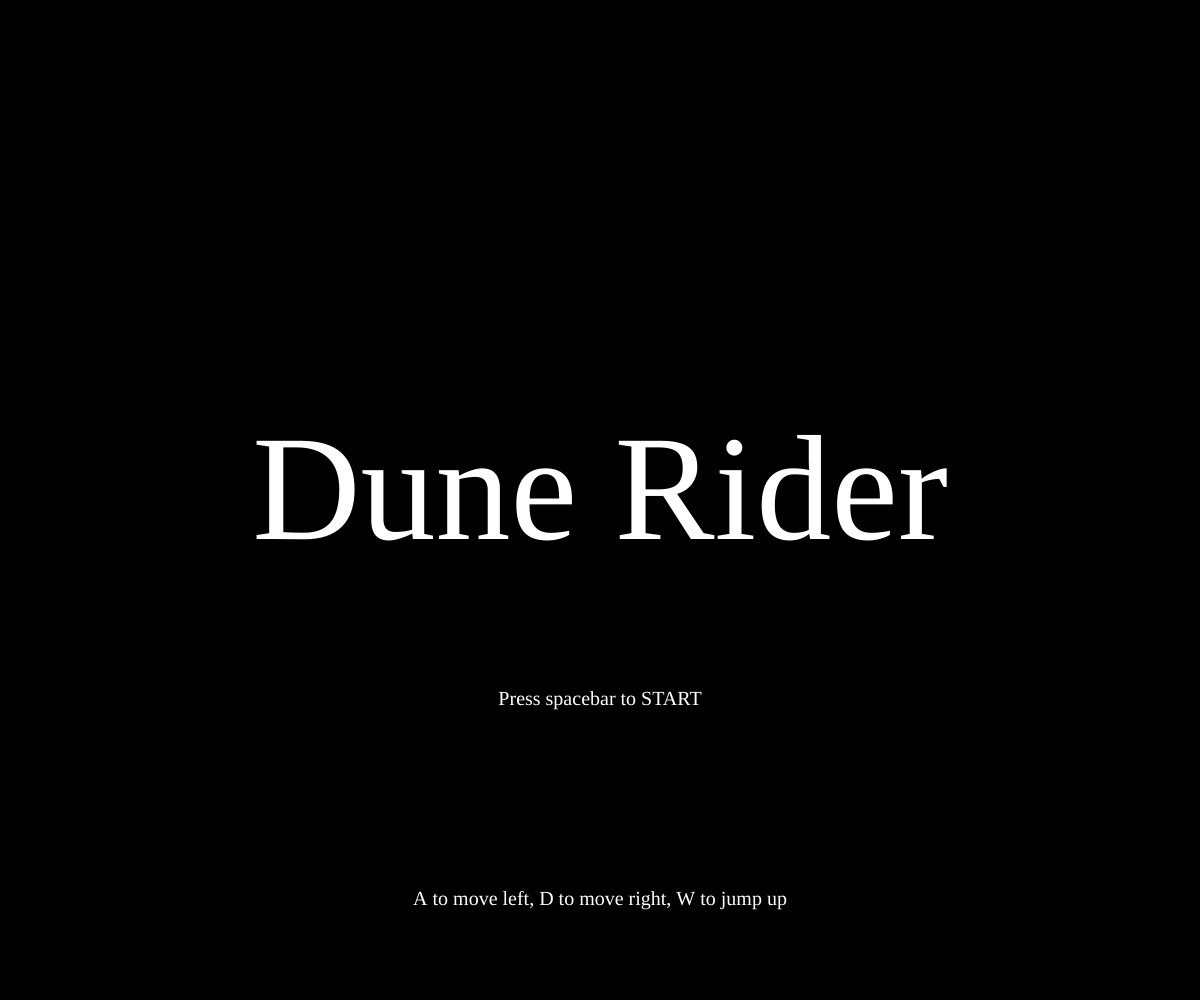
Frame 1 (no input)
Frame 60 (no input): identical to frame 1, image omitted
Frame 120 (the mouse pressed at the canvas centre since frame 60): identical to frame 1, image omitted

The p5.js sketch that drew this single still picture (run headless with seeded random() and noise() and a simulated clock; from frame 60 on, the mouse is pressed at the canvas centre):

// p5.js sketch
// ── sketch.js
/*

The Game Project

1 - Background Scenery

Use p5 drawing functions such as rect, ellipse, line, triangle and
point to draw the scenery as set out in the code comments. The items
should appear next to the text titles.

Each bit of scenery is worth two marks:

0 marks = not a reasonable attempt
1 mark = attempted but it's messy or lacks detail
2 marks = you've used several shape functions to create the scenery

I've given titles and chosen some base colours, but feel free to
imaginatively modify these and interpret the scenery titles loosely to
match your game theme.

WARNING: Do not get too carried away. If you're shape takes more than 15 lines of code to draw then you've probably over done it.


*/
var gameChar_x;
var gameChar_y;
var cloud;
var canvasX;
var canvasY;
var worldWidth;
var worldHeight;
var mountainrange;
var stumpStart;
var ground;
var isLeft;
var isRight;
var isPlummeting;
var isJumping;
var gameChar_yvelocity;
var gravity;
var jumpStrength;
var isJumping = false;
var waterbottle;
var mountainrange;
var gameState;
var gameEnd;
var pitsArray;
var cloudArray;
var overPit;
function setup() {
  createCanvas(windowWidth, windowHeight);
  cloud = {
    pos1: {
      x: -200 - random(0, 600),
      y: random(10, 250),
      scale: random(0.5, 1),
    },
  };
  cloudArray = [];
  for (let i = 0; i < 6; i++) {
    cloud = {
      pos: {
        X: -200 - random(0, 600),
        Y: random(10, 250),
        scale: random(0.5, 1),
      },
      speed: random(0.1, 1),
      colour: random(150, 255),
    };
    cloudArray.push(cloud);
  }

  console.log(cloudArray);
  mountainrange = [];
  for (let i = 0; i < 7; i++) {
    mountainrange.push(i * 1200);
  }
  stumpStart = [];
  for (let i = 0; i < 9; i++) {
    stumpStart.push(i * 800);
  }
  ground = {
    y: (windowHeight * 6) / 8,
    centre: windowWidth / 2,
  };
  pitsArray = [];
  for (let i = 1; i < 8; i++) {
    pits = {
      x: random(1000, 1500) * i,
      y: ground.y,
      width: random(100, 130),
    };
    pitsArray.push(pits);
  }
  gameChar_x = 0;
  gameChar_y = ground.y;
  gameChar_yvelocity = 0;
  gravity = 0.2;
  jumpStrength = -5;
  waterbottle = {
    X: 1000,
    Y: (windowHeight * 6) / 8 - 30,
    is_found: false,
  };

  gameState = "START";
}

function draw() {
  if (gameState == "START") {
    background(0);
    //stroke(200);
    textSize(150);
    fill(255);
    textFont("Papyrus");
    textAlign(CENTER, CENTER);
    text("Dune Rider", windowWidth / 2, windowHeight / 2);
    textSize(20);
    text("Press spacebar to START", windowWidth / 2, windowHeight / 2 + 200);
    text(
      "A to move left, D to move right, W to jump up",
      windowWidth / 2,
      windowHeight / 2 + 400,
    );
  } else if (gameState == "PLAY") {
    background(250, 206, 152);
    worldHeight = 1000;
    worldWidth = 8000;
    noStroke();
    //SUN
    push();
    fill(255, 60, 0);
    ellipse(ground.centre, ground.y, ground.centre, ground.centre);
    fill(255, 60, 0, 100);
    ellipse(ground.centre, ground.y, ground.centre + 100, ground.centre + 100);
    fill(255, 60, 0, 50);
    ellipse(ground.centre, ground.y, ground.centre + 200, ground.centre + 200);
    rect(ground.centre - ground.centre);
    pop();
    //Desert Ground
    fill(237, 201, 138);
    rect(0, ground.y, windowWidth, (windowHeight * 2) / 8); //draw some green ground

    //Clouds
    for (let i = 0; i < cloudArray.length; i++) {
      fill(cloudArray[i].colour);
      rect(
        cloudArray[i].pos.X + 10 * cloudArray[i].pos.scale,
        cloudArray[i].pos.Y,
        180 * cloudArray[i].pos.scale,
        50 * cloudArray[i].pos.scale,
      );
      ellipse(
        cloudArray[i].pos.X + 10 * cloudArray[i].pos.scale,
        cloudArray[i].pos.Y,
        100 * cloudArray[i].pos.scale,
        100 * cloudArray[i].pos.scale,
      );
      ellipse(
        cloudArray[i].pos.X + 100 * cloudArray[i].pos.scale,
        cloudArray[i].pos.Y,
        100 * cloudArray[i].pos.scale,
        100 * cloudArray[i].pos.scale,
      );
      ellipse(
        cloudArray[i].pos.X + 190 * cloudArray[i].pos.scale,
        cloudArray[i].pos.Y,
        100 * cloudArray[i].pos.scale,
        100 * cloudArray[i].pos.scale,
      );
      if (cloudArray[i].pos.X > -200 && cloudArray[i].pos.X < windowWidth) {
        cloudArray[i].pos.X += cloudArray[i].speed;
        //console.log(cloudArray[i]_posX);
      } else {
        cloudArray[i].pos.Y = random(10, 250);
        cloudArray[i].pos.scale = random(0.5, 1);
        cloudArray[i].pos.X = -199;
        //console.log(cloudArray[i]_posY);
      }
    }
    //2. a mountain in the distance

    //... add your code here
    //mountain range 1-8
    for (let i = 0; i < 7; i++) {
      fill(196, 132, 90);
      triangle(
        mountainrange[i] + 150,
        ground.y,
        mountainrange[i] + 300,
        (windowHeight * 3) / 8,
        mountainrange[i] + 450,
        ground.y,
      );
      fill(140, 76, 48);
      triangle(
        mountainrange[i],
        ground.y,
        mountainrange[i] + 150,
        (windowHeight * 2) / 8,
        mountainrange[i] + 300,
        ground.y,
      );
      fill(140, 76, 48);
      triangle(
        mountainrange[i] + 300,
        ground.y,
        mountainrange[i] + 450,
        (windowHeight * 2) / 8,
        mountainrange[i] + 600,
        ground.y,
      );
    }
    //jo
    //cacti 1-10
    for (let i = 0; i < 9; i++) {
      fill(67, 124, 79);
      rect(stumpStart[i], ground.y - 80, 20, 80, 90, 90, 0, 0);
      rect(stumpStart[i] - 25, ground.y - 45, 25, 15, 0, 0, 0, 90);
      rect(stumpStart[i] - 25, ground.y - 90, 15, 45, 90, 90, 0, 0);
      rect(stumpStart[i] + 20, ground.y - 60, 20, 15, 0, 0, 90, 0);
      rect(stumpStart[i] + 25, ground.y - 100, 15, 50, 90, 90, 0, 0);
    }

    //4. a canyon
    //NB. the canyon should go from ground-level to the bottom of the screen
    overPit = false;
    for (let i = 0; i < pitsArray.length; i++) {
      fill(92, 58, 38);
      rect(
        pitsArray[i].x,
        pitsArray[i].y,
        pitsArray[i].width,
        windowHeight - ground.y,
      );
      if (
        gameChar_x > pitsArray[i].x &&
        gameChar_x < pitsArray[i].x + pitsArray[i].width
      ) {
        overPit = true;
      }
    }
    //... add your code here

    // //5. a collectable token - eg. a jewel, fruit, coins
    if (dist(gameChar_x, gameChar_y - 40, waterbottle.x, waterbottle.y) < 20) {
      console.log("triggered");
      waterbottle.is_found = true;
    }
    if (waterbottle.is_found == false) {
      fill(0, 200, 255);
      rect(waterbottle.x, waterbottle.y, 10, 20, 90, 90, 10, 10);
      fill(255);
      rect(waterbottle.x + 2.5, waterbottle.y - 5, 5, 5, 0, 0, 50, 50);
      rect(waterbottle.x, waterbottle.y + 5, 10, 5);
    }
    if (waterbottle.is_found == true) {
      fill(0);
      textSize(30);
      push();
      text("1/10 waterbottles found!", 20, 30);
      pop();
    }
    //the game character
    if (isLeft && isJumping) {
      // add your jumping-left code
      //head
      fill(237, 201, 175);
      ellipse(gameChar_x, gameChar_y - 60, 20, 20);
      //legs
      fill(140, 120, 90);
      quad(
        gameChar_x - 8,
        gameChar_y - 25,
        gameChar_x - 3,
        gameChar_y - 25,
        gameChar_x - 8,
        gameChar_y,
        gameChar_x - 13,
        gameChar_y,
      );
      quad(
        gameChar_x + 2,
        gameChar_y - 25,
        gameChar_x + 7,
        gameChar_y - 25,
        gameChar_x + 12,
        gameChar_y,
        gameChar_x + 7,
        gameChar_y,
      );
      //arms left
      fill(210, 170, 120);
      quad(
        gameChar_x - 12,
        gameChar_y - 42,
        gameChar_x - 7,
        gameChar_y - 42,
        gameChar_x - 17,
        gameChar_y - 57,
        gameChar_x - 22,
        gameChar_y - 57,
      );
      //shoulders left
      fill(193, 154, 107);
      ellipse(gameChar_x - 9, gameChar_y - 42, 7, 7);
      //torso
      fill(180, 120, 60);
      rect(gameChar_x - 10, gameChar_y - 50, 20, 30, 10, 10, 90, 90);

      //arms right
      fill(210, 170, 120);
      quad(
        gameChar_x + 3,
        gameChar_y - 45,
        gameChar_x + 8,
        gameChar_y - 45,
        gameChar_x + 18,
        gameChar_y - 63,
        gameChar_x + 13,
        gameChar_y - 63,
      );

      //shoulder right
      fill(193, 154, 107);
      ellipse(gameChar_x + 5, gameChar_y - 45, 7, 7);
      //glasses
      stroke(100);
      line(gameChar_x + 9, gameChar_y - 61, gameChar_x - 10, gameChar_y - 61);
      fill(255, 0, 10);
      ellipse(gameChar_x - 8, gameChar_y - 59, 4, 5);
      ellipse(gameChar_x - 2, gameChar_y - 59, 7, 6);
      //hoverboard
      noStroke();
      fill(60);
      rect(gameChar_x - 18, gameChar_y - 2, 36, 6, 5);

      fill(0);
      ellipse(gameChar_x - 10, gameChar_y + 4, 6, 6);
      ellipse(gameChar_x + 10, gameChar_y + 4, 6, 6);
    } else if (isRight && isJumping) {
      // add your jumping-right code
      // head
      //
      fill(237, 201, 175);
      ellipse(gameChar_x, gameChar_y - 60, 20, 20);

      // legs
      fill(140, 120, 90);
      quad(
        gameChar_x + 8,
        gameChar_y - 25,
        gameChar_x + 3,
        gameChar_y - 25,
        gameChar_x + 8,
        gameChar_y,
        gameChar_x + 13,
        gameChar_y,
      );
      quad(
        gameChar_x - 2,
        gameChar_y - 25,
        gameChar_x - 7,
        gameChar_y - 25,
        gameChar_x - 12,
        gameChar_y,
        gameChar_x - 7,
        gameChar_y,
      );

      // arm right
      fill(210, 170, 120);
      quad(
        gameChar_x + 12,
        gameChar_y - 42,
        gameChar_x + 7,
        gameChar_y - 42,
        gameChar_x + 17,
        gameChar_y - 57,
        gameChar_x + 22,
        gameChar_y - 57,
      );

      // shoulder right
      fill(193, 154, 107);
      ellipse(gameChar_x + 9, gameChar_y - 42, 7, 7);

      // torso
      fill(180, 120, 60);
      rect(gameChar_x - 10, gameChar_y - 50, 20, 30, 10, 10, 90, 90);

      // arm left
      fill(210, 170, 120);
      quad(
        gameChar_x - 3,
        gameChar_y - 45,
        gameChar_x - 8,
        gameChar_y - 45,
        gameChar_x - 18,
        gameChar_y - 63,
        gameChar_x - 13,
        gameChar_y - 63,
      );

      // shoulder left
      fill(193, 154, 107);
      ellipse(gameChar_x - 5, gameChar_y - 45, 7, 7);

      // glasses
      stroke(100);
      line(gameChar_x - 9, gameChar_y - 61, gameChar_x + 10, gameChar_y - 61);
      fill(255, 0, 10);
      ellipse(gameChar_x + 8, gameChar_y - 59, 4, 5);
      ellipse(gameChar_x + 2, gameChar_y - 59, 7, 6);
      //hoverboard
      noStroke();
      fill(60);
      rect(gameChar_x - 18, gameChar_y - 2, 36, 6, 5);

      fill(0);
      ellipse(gameChar_x - 10, gameChar_y + 4, 6, 6);
      ellipse(gameChar_x + 10, gameChar_y + 4, 6, 6);
    } else if (isLeft && !isPlummeting) {
      // add your walking left code
      //head
      fill(237, 201, 175);
      ellipse(gameChar_x, gameChar_y - 60, 20, 20);
      //legs
      fill(140, 120, 90);
      quad(
        gameChar_x - 8,
        gameChar_y - 25,
        gameChar_x - 3,
        gameChar_y - 25,
        gameChar_x - 8,
        gameChar_y,
        gameChar_x - 13,
        gameChar_y,
      );
      quad(
        gameChar_x + 2,
        gameChar_y - 25,
        gameChar_x + 7,
        gameChar_y - 25,
        gameChar_x + 12,
        gameChar_y,
        gameChar_x + 7,
        gameChar_y,
      );
      //arms left
      fill(210, 170, 120);
      quad(
        gameChar_x - 12,
        gameChar_y - 42,
        gameChar_x - 7,
        gameChar_y - 42,
        gameChar_x - 17,
        gameChar_y - 27,
        gameChar_x - 22,
        gameChar_y - 27,
      );
      //shoulders left
      fill(193, 154, 107);
      ellipse(gameChar_x - 9, gameChar_y - 42, 7, 7);
      //torso
      fill(180, 120, 60);
      rect(gameChar_x - 10, gameChar_y - 50, 20, 30, 10, 10, 90, 90);

      //arms right
      fill(210, 170, 120);
      quad(
        gameChar_x + 3,
        gameChar_y - 45,
        gameChar_x + 8,
        gameChar_y - 45,
        gameChar_x + 18,
        gameChar_y - 27,
        gameChar_x + 13,
        gameChar_y - 27,
      );

      //shoulder right
      fill(193, 154, 107);
      ellipse(gameChar_x + 5, gameChar_y - 45, 7, 7);
      //glasses
      stroke(100);
      line(gameChar_x + 9, gameChar_y - 61, gameChar_x - 10, gameChar_y - 61);
      fill(255, 0, 10);
      ellipse(gameChar_x - 8, gameChar_y - 59, 4, 5);
      ellipse(gameChar_x - 2, gameChar_y - 59, 7, 6);
      //hoverboard
      noStroke();
      fill(60);
      rect(gameChar_x - 18, gameChar_y - 2, 36, 6, 5);

      fill(0);
      ellipse(gameChar_x - 10, gameChar_y + 4, 6, 6);
      ellipse(gameChar_x + 10, gameChar_y + 4, 6, 6);
    } else if (isRight && !isPlummeting) {
      // add your walking right code
      fill(237, 201, 175);
      ellipse(gameChar_x, gameChar_y - 60, 20, 20);

      // legs
      fill(140, 120, 90);
      quad(
        gameChar_x + 8,
        gameChar_y - 25,
        gameChar_x + 3,
        gameChar_y - 25,
        gameChar_x + 8,
        gameChar_y,
        gameChar_x + 13,
        gameChar_y,
      );
      quad(
        gameChar_x - 2,
        gameChar_y - 25,
        gameChar_x - 7,
        gameChar_y - 25,
        gameChar_x - 12,
        gameChar_y,
        gameChar_x - 7,
        gameChar_y,
      );

      // arm right
      fill(210, 170, 120);
      quad(
        gameChar_x + 12,
        gameChar_y - 42,
        gameChar_x + 7,
        gameChar_y - 42,
        gameChar_x + 17,
        gameChar_y - 27,
        gameChar_x + 22,
        gameChar_y - 27,
      );

      // shoulder right
      fill(193, 154, 107);
      ellipse(gameChar_x + 9, gameChar_y - 42, 7, 7);

      // torso
      fill(180, 120, 60);
      rect(gameChar_x - 10, gameChar_y - 50, 20, 30, 10, 10, 90, 90);

      // arm left
      fill(210, 170, 120);
      quad(
        gameChar_x - 3,
        gameChar_y - 45,
        gameChar_x - 8,
        gameChar_y - 45,
        gameChar_x - 18,
        gameChar_y - 27,
        gameChar_x - 13,
        gameChar_y - 27,
      );

      // shoulder left
      fill(193, 154, 107);
      ellipse(gameChar_x - 5, gameChar_y - 45, 7, 7);

      // glasses
      stroke(100);
      line(gameChar_x - 9, gameChar_y - 61, gameChar_x + 10, gameChar_y - 61);
      fill(255, 0, 10);
      ellipse(gameChar_x + 8, gameChar_y - 59, 4, 5);
      ellipse(gameChar_x + 2, gameChar_y - 59, 7, 6);
      //hoverboard
      noStroke();
      fill(60);
      rect(gameChar_x - 18, gameChar_y - 2, 36, 6, 5);

      fill(0);
      ellipse(gameChar_x - 10, gameChar_y + 4, 6, 6);
      ellipse(gameChar_x + 10, gameChar_y + 4, 6, 6);
    } else if (isJumping || isPlummeting) {
      // add your jumping facing forwards code
      fill(237, 201, 175);
      ellipse(gameChar_x, gameChar_y - 60, 20, 20);
      //legs
      fill(140, 120, 90);
      rect(gameChar_x - 8, gameChar_y - 25, 7, 25, 10, 10, 10, 10);
      rect(gameChar_x, gameChar_y - 25, 7, 25, 10);
      //torso
      fill(180, 120, 60);
      rect(gameChar_x - 10, gameChar_y - 50, 20, 30, 10, 10, 90, 90);
      //arms
      fill(210, 170, 120);
      rect(gameChar_x - 15, gameChar_y - 62, 5, 20, 90);
      rect(gameChar_x + 10, gameChar_y - 62, 5, 20, 90);
      //shoulders
      fill(193, 154, 107);
      ellipse(gameChar_x - 12, gameChar_y - 42, 7, 7);
      ellipse(gameChar_x + 12, gameChar_y - 42, 7, 7);
      //glasses
      stroke(100);
      line(gameChar_x + 9, gameChar_y - 61, gameChar_x - 10, gameChar_y - 61);
      fill(255, 0, 10);
      ellipse(gameChar_x - 4, gameChar_y - 59, 7, 5);
      ellipse(gameChar_x + 4, gameChar_y - 59, 7, 5);
      //hoverboard
      noStroke();
      fill(60);
      rect(gameChar_x - 18, gameChar_y - 2, 36, 6, 5);
      fill(0);
      ellipse(gameChar_x - 10, gameChar_y + 4, 6, 6);
      ellipse(gameChar_x + 10, gameChar_y + 4, 6, 6);
    } else {
      // add your standing front facing code
      //head
      fill(237, 201, 175);
      ellipse(gameChar_x, gameChar_y - 60, 20, 20);
      //legs
      fill(140, 120, 90);
      rect(gameChar_x - 8, gameChar_y - 25, 7, 25, 10, 10, 10, 10);
      rect(gameChar_x, gameChar_y - 25, 7, 25, 10);
      //torso
      fill(180, 120, 60);
      rect(gameChar_x - 10, gameChar_y - 50, 20, 30, 10, 10, 90, 90);
      //arms
      fill(210, 170, 120);
      rect(gameChar_x - 15, gameChar_y - 42, 5, 20, 0, 0, 90, 90);
      rect(gameChar_x + 10, gameChar_y - 42, 5, 20, 0, 0, 90, 90);
      //shoulders
      fill(193, 154, 107);
      ellipse(gameChar_x - 12, gameChar_y - 42, 7, 7);
      ellipse(gameChar_x + 12, gameChar_y - 42, 7, 7);
      //glasses
      stroke(100);
      line(gameChar_x + 9, gameChar_y - 61, gameChar_x - 10, gameChar_y - 61);
      fill(255, 0, 10);
      ellipse(gameChar_x - 4, gameChar_y - 59, 7, 5);
      ellipse(gameChar_x + 4, gameChar_y - 59, 7, 5);
      //hoverboard
      noStroke();
      fill(60);
      rect(gameChar_x - 18, gameChar_y - 2, 36, 6, 5);

      fill(0);
      ellipse(gameChar_x - 10, gameChar_y + 4, 6, 6);
      ellipse(gameChar_x + 10, gameChar_y + 4, 6, 6);
    }
    if (isJumping || isPlummeting) {
      gameChar_y += gameChar_yvelocity;
      gameChar_yvelocity += gravity;

      if (gameChar_y >= ground.y) {
        if (overPit) {
          isPlummeting = true;
          isJumping = false;
        } else {
          gameChar_y = ground.y;
          isJumping = false;
          isPlummeting = false;
          gameChar_yvelocity = 0;
        }
      }
    } else if (overPit) {
      isPlummeting = true;
      gameChar_yvelocity = 0;
    }
    if (isPlummeting && gameChar_y > windowHeight + 100) {
      gameState = "GAME OVER";
    }
    push();
    textSize(20);
    fill(0);
    textFont("Papyrus");
    textAlign(LEFT, LEFT);
    text("Press ESC key to pause game", 20, 20);
    fill(0);
    noStroke();
    text(mouseX + "," + mouseY, mouseX, mouseY);
    pop();
    if (!isPlummeting) {
      if (isRight == true) {
        gameChar_x += 5;
      } else if (isLeft == true) {
        gameChar_x -= 5;
      }
    }
  } else if (gameState == "PAUSE") {
    background(100);
    //stroke(200);
    textSize(150);
    fill(255);
    textFont("Papyrus");
    textAlign(CENTER, CENTER);
    text("Riding Paused", windowWidth / 2, windowHeight / 2);
    textSize(20);
    text("Press ESC key to continue", windowWidth / 2, windowHeight / 2 + 200);
  } else if (gameState == "GAME OVER") {
    background(20);
    textSize(100);
    fill(255, 50, 50);
    textFont("Papyrus");
    textAlign(CENTER, CENTER);
    text("GAME OVER", windowWidth / 2, windowHeight / 2);
    textSize(20);
    fill(255);
    text("git gud", windowWidth / 2, windowHeight / 2 - 100);
    text(
      "Press spacebar to try again",
      windowWidth / 2,
      windowHeight / 2 + 100,
    );
  }
}
function keyPressed() {
  // if statements to control the animation of the character when
  // keys are pressed.

  //open up the console to see how these work
  console.log("keyPressed: " + key);
  console.log("keyPressed: " + keyCode);
  if (gameState == "START" && keyCode == 32) {
    //space
    gameState = "PLAY";
  }

  if (gameState == "PLAY") {
    if (keyCode == 68) {
      console.log("walking right");
      isRight = true;
    } else if (keyCode == 65) {
      console.log("walking left");
      isLeft = true;
    } else if (keyCode == 87) {
      console.log("jumping");
      if (!isJumping && !isPlummeting) {
        isJumping = true;
        gameChar_yvelocity = jumpStrength;
      }
    } else if (keyCode == 27) {
      //escape
      console.log("triggered");
      gameState = "PAUSE";
    }
  } else if (gameState == "PAUSE") {
    if (keyCode == 27) {
      gameState = "PLAY";
    }
  } else if (gameState == "GAME OVER" && keyCode == 32) {
    gameChar_x = 0;
    gameChar_y = ground.y;
    gameChar_yvelocity = 0;
    isJumping = false;
    isPlummeting = false;
    isLeft = false;
    isRight = false;
    gameState = "PLAY";
  }
}

function keyReleased() {
  // if statements to control the animation of the character when
  // keys are released.

  console.log("keyReleased: " + key);
  console.log("keyReleased: " + keyCode);
  if (keyCode == 68) {
    console.log("stop walking right");
    isRight = false;
  } else if (keyCode == 65) {
    console.log("stop walking left");
    isLeft = false;
  }
}
